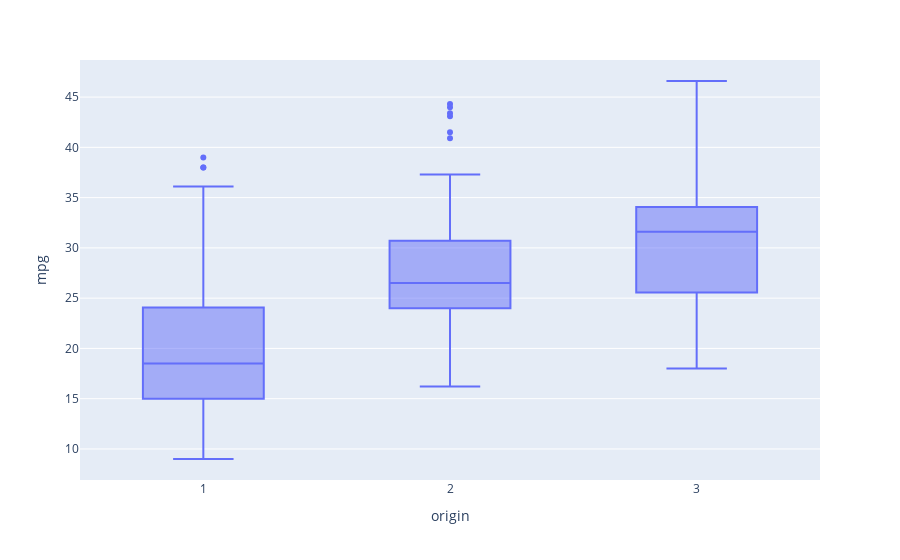

Notebook code cell kept with this figure:
### Code cell
px.box(df, x='origin', y='mpg')

### Figure 1 — Plotly figure (JSON) as saved in the notebook; plotly's stock layout.template omitted (floating-point values rounded to 4 significant figures; data arrays with more than 128 entries replaced by an {"elided": "..."} marker saying what was removed)
{"data": [{"alignmentgroup": "True", "hovertemplate": "origin=%{x}<br>mpg=%{y}<extra></extra>", "legendgroup": "", "marker": {"color": "#636efa"}, "name": "", "notched": false, "offsetgroup": "", "orientation": "v", "showlegend": false, "type": "box", "x": {"elided": "398 int values"}, "x0": " ", "xaxis": "x", "y": {"elided": "398 float values"}, "y0": " ", "yaxis": "y"}], "layout": {"boxmode": "group", "legend": {"tracegroupgap": 0}, "margin": {"t": 60}, "xaxis": {"anchor": "y", "domain": [0, 1], "title": {"text": "origin"}}, "yaxis": {"anchor": "x", "domain": [0, 1], "title": {"text": "mpg"}}}}
